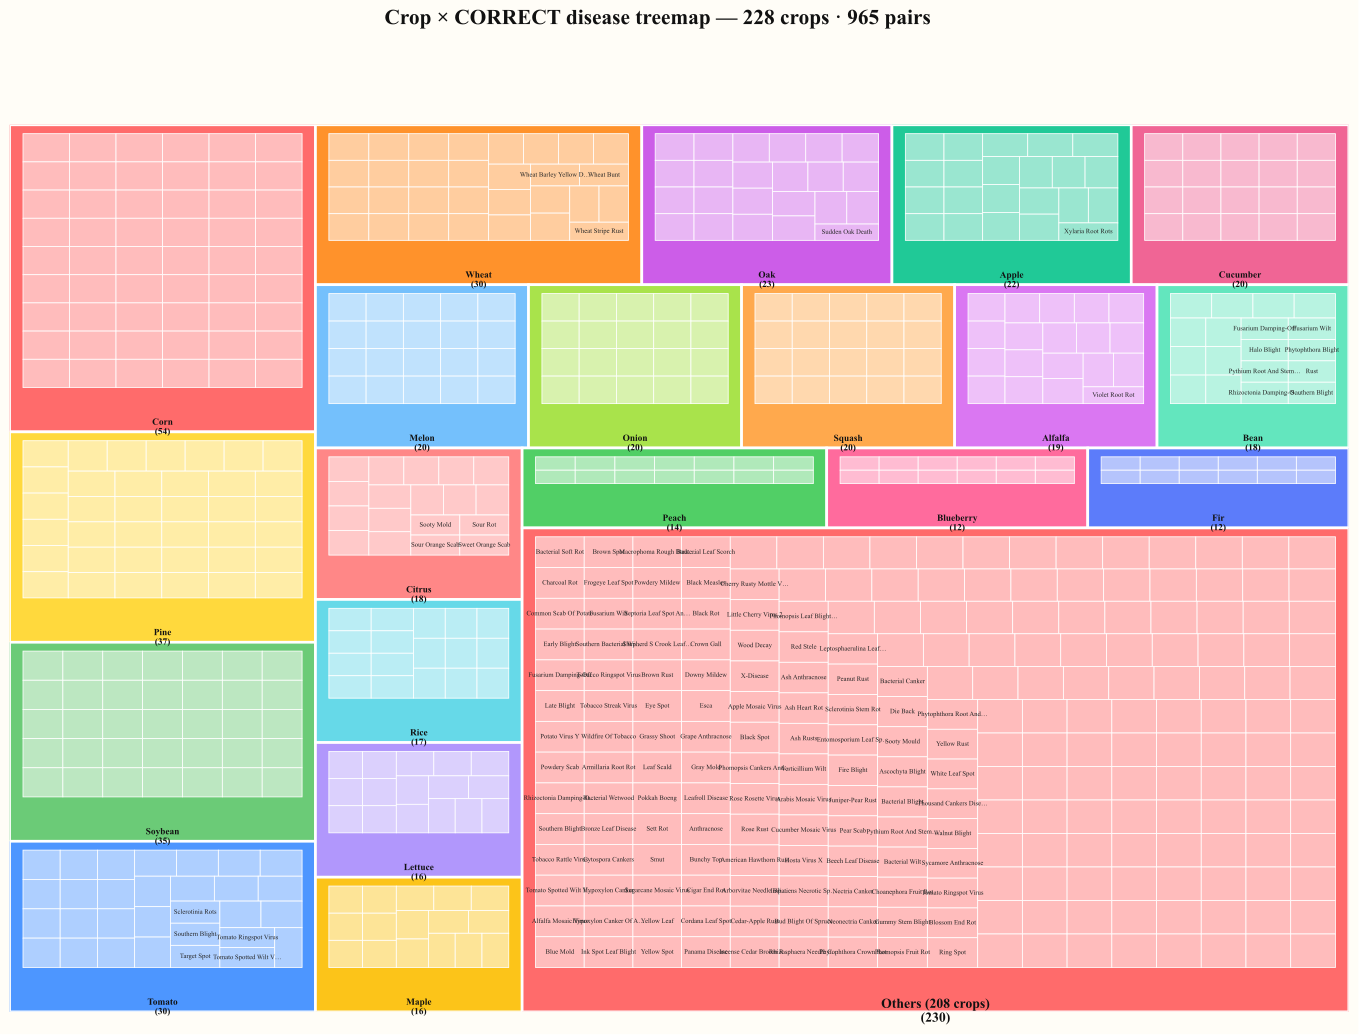

Generate this figure with Python:
"""Treemap: crops as outer rects, diseases nested inside.

Each crop rect is sized by its number of CORRECT diseases. Each disease
is an equal-weight child tile. Labels fit much better than the sunburst.
"""

import sys
from pathlib import Path

import matplotlib.pyplot as plt
import squarify

from viz_common import (BG, CROP_COLORS, FONT, INPUT_JSON, load_json, save_all)

TOP_N_CROPS = 20  # show top-N crops individually, rest go into "Others"


def draw(json_path, out_dir):
    entries = load_json(json_path)
    entries = sorted(entries, key=lambda e: -len(e.get("diseases", [])))

    top = entries[:TOP_N_CROPS]
    others = entries[TOP_N_CROPS:]

    crops = [{"crop": e["crop"], "diseases": e["diseases"]} for e in top]
    if others:
        merged = []
        seen = set()
        for e in others:
            for d in e["diseases"]:
                if d not in seen:
                    merged.append(d); seen.add(d)
        crops.append({"crop": f"Others ({len(others)} crops)", "diseases": merged})

    # Outer layout: crops sized by disease count
    sizes = [len(c["diseases"]) for c in crops]
    colors = [CROP_COLORS[i % len(CROP_COLORS)] for i in range(len(crops))]

    fig, ax = plt.subplots(figsize=(18, 12), facecolor=BG)
    ax.set_facecolor(BG)

    rects = squarify.squarify(
        squarify.normalize_sizes(sizes, 100, 100), 0, 0, 100, 100
    )

    for crop_info, rect, color in zip(crops, rects, colors):
        x, y, dx, dy = rect["x"], rect["y"], rect["dx"], rect["dy"]
        ax.add_patch(plt.Rectangle((x, y), dx, dy, facecolor=color,
                                    edgecolor="white", linewidth=2))
        # Crop label centred on outer rect — top strip
        label = f"{crop_info['crop']}\n({len(crop_info['diseases'])})"
        ax.text(x + dx/2, y + dy - 1.5, label,
                ha="center", va="top", fontsize=max(7, min(14, dx/6)),
                fontweight="bold", color="#111111", fontfamily=FONT)

        # Nested disease tiles within this crop rect
        n = len(crop_info["diseases"])
        if n == 0:
            continue
        d_sizes = [1] * n
        d_rects = squarify.squarify(
            squarify.normalize_sizes(d_sizes, dx - 2, dy - 6),
            x + 1, y + 1, dx - 2, dy - 6,
        )
        for disease, dr in zip(crop_info["diseases"], d_rects):
            dx2, dy2 = dr["dx"], dr["dy"]
            # Lighten the crop color
            f = 0.55
            h = color.lstrip("#")
            rgb = [int(h[i:i+2], 16)/255 for i in (0,2,4)]
            rgb = [c + (1-c)*f for c in rgb]
            tile_color = "#{:02X}{:02X}{:02X}".format(*(int(c*255) for c in rgb))
            ax.add_patch(plt.Rectangle((dr["x"], dr["y"]), dx2, dy2,
                                        facecolor=tile_color,
                                        edgecolor="white", linewidth=0.6))
            if dx2 > 3.5 and dy2 > 1.5:
                fs = max(5, min(8, 0.9 * min(dx2, dy2)))
                label = disease if len(disease) <= 22 else disease[:21] + "…"
                ax.text(dr["x"] + dx2/2, dr["y"] + dy2/2, label,
                        ha="center", va="center", fontsize=fs,
                        color="#222222", fontfamily=FONT)

    ax.set_xlim(0, 100)
    ax.set_ylim(0, 100)
    ax.invert_yaxis()
    ax.axis("off")

    total_pairs = sum(len(e.get("diseases", [])) for e in entries)
    fig.suptitle(f"Crop × CORRECT disease treemap — {len(entries)} crops · "
                 f"{total_pairs} pairs",
                 fontsize=16, fontfamily=FONT, fontweight="bold",
                 color="#111111", y=0.98)

    save_all(fig, out_dir, "viz_treemap")
    plt.close(fig)


def main():
    json_path = sys.argv[1] if len(sys.argv) > 1 else INPUT_JSON
    out_dir   = sys.argv[2] if len(sys.argv) > 2 else "."
    print(f"Reading: {json_path}")
    draw(json_path, out_dir)
    print("Done.")


if __name__ == "__main__":
    main()
